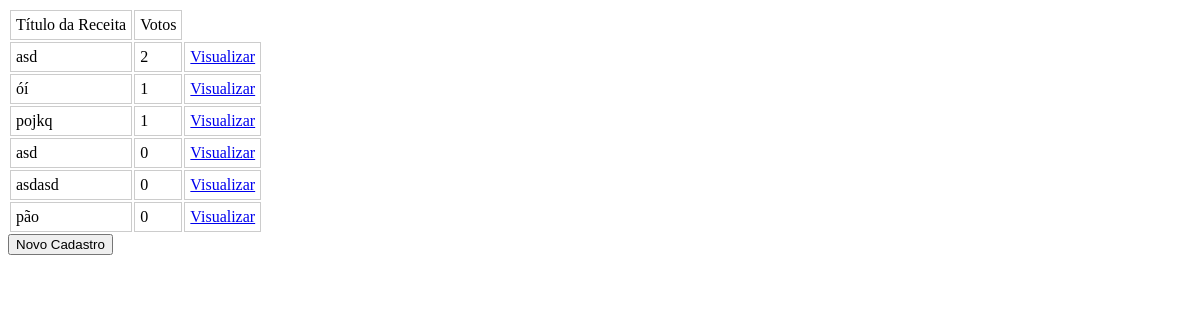
The app's page /TEX/visualizarReceitas.php, older data.
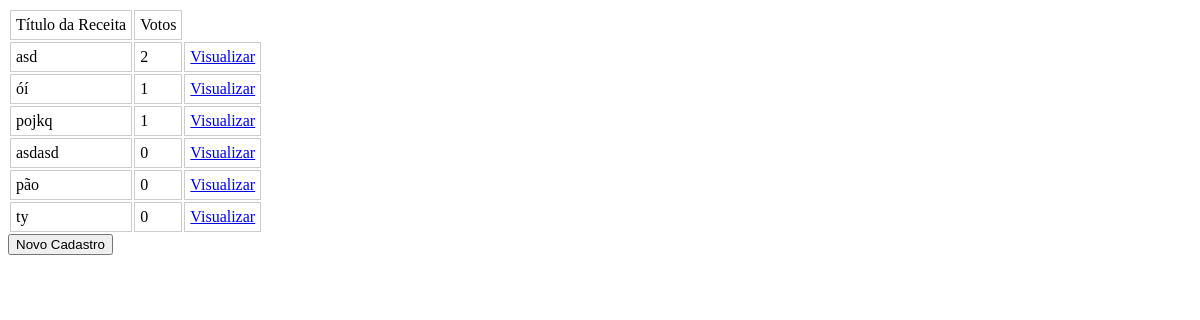
The same page, newer data.
### tables this page shows
CREATE TABLE `receita` (
  `codReceita` int(11) NOT NULL,
  `nomeReceita` varchar(255) DEFAULT NULL,
  `ingredientes` text,
  `modoPreparo` text,
  `codCategoria` int(11) DEFAULT NULL,
  `codTempo` int(11) DEFAULT NULL,
  `codUsuario` int(11) DEFAULT NULL,
  `totalVotos` int(11) NOT NULL
);

### TEX/visualizarReceitas.php (the view, shortened to what this page needs)
<html>
	<head>
	</head>
		<body>
			<?php
				include('includes/conn.php');
				$query1=mysqli_query($conn,"SELECT codReceita, nomeReceita, totalVotos FROM receita ORDER BY totalVotos desc, nomeReceita asc; ");
				echo "<table>
							<tr>
								<td>Título da Receita</td>
								<td>Votos</td>
							</tr>
								";
				while($query2=mysqli_fetch_array($query1)){
					echo "<tr><td>".$query2['nomeReceita']."</td>";
					echo "<td>".$query2['totalVotos']."</td>";
					echo "<td><center><a href='visualizar.php?codReceita=".$query2['codReceita']."'>Visualizar</a></center></td>";
					echo "</tr>";
				}
				echo "</table>";
			?>
			<a href="receita.php" target="conteudo"><input type="button" name="cadastro" value="Novo Cadastro"></a>
		</body>
</html>

Row changes from the older to the newer data that the page shows:
removed receita: nomeReceita "asd", totalVotos "0"
added receita: nomeReceita "ty", totalVotos "0"
